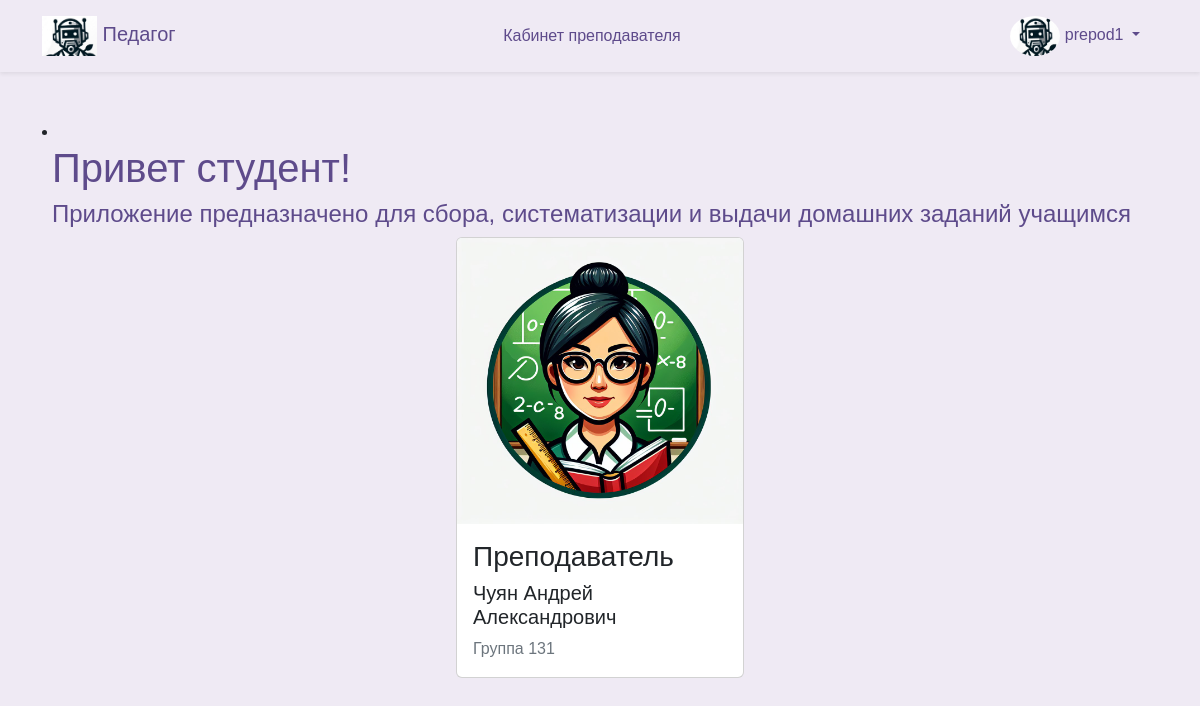
The page / (signed in) on the database its author committed.
### database/models.py (models this page shows, shortened)
class User(Base):
    __tablename__ = "users"
    id = Column(Integer, primary_key=True)
    username = Column(String, unique=True)
    fio = Column(String, default= 'Noname')  # Убрали уникальность
    email = Column(String, unique=True)
    password = Column(String)
    user_type = Column(Enum(UserType), default=UserType.student)
    group_id = Column(Integer, ForeignKey("group.id"), default= 1)
    group = relationship("Group", back_populates="user")
    history_user = relationship("History", back_populates="user_history")

class Group(Base):
    __tablename__ = "group"
    id = Column(Integer, primary_key=True)
    name = Column(String, unique=True, nullable=False)
    user = relationship("User", back_populates="group")

### frontend/router.py (the view)
@router.get("/")
async def get_all_users(
    request: Request,
    user: User = Depends(get_user_or_redirect),
    session: AsyncSession = Depends(get_session),
):
    data = await CRUDUser.get_user_fio(session, user.username)
    data = data
    data = [
        {"id": i, **dct}
        for i, dct in enumerate(data, start=1)
    ]
    print(data)
    users = await CRUDUser.get_all(session)
    groups = await CRUDGroup.get_all(session)
    disciplines = await CRUDDiscipline.get_all(session)
    themes = await CRUDTheme.get_all(session)
    homeworks = await CRUDHomework.get_all(session)
    students = await CRUDUser.get_all(session)
    return templates.TemplateResponse(
        "index.html",
        {
            "request": request,
            "user": user,
            "data": data,
            "users": users,
            "groups": groups,
            "disciplines": disciplines,
            "themes": themes,
            "homeworks": homeworks,
            "students": students,
        },
    )

### frontend/template/index.html (shortened to what this page needs)
{% extends "base/base.html" %}
{% block content %}
{% if user.user_type.value == 'teacher' %}
<li class="nav-item {% if request_path == '/prepod' %}active{% endif %}">
  <a class="nav-link" href="/prepod">
    <div class="row">
      <div class="col-12">
        <h1>Привет студент!</h1>
        <h4>Приложение предназначено для сбора, систематизации и выдачи домашних заданий учащимся</h4>
      </div>
    </div>
    <div class="d-flex justify-content-center">
      <div class="card" style="width: 18rem;">
        <img src="../assets/img/prepod.jpg" class="card-img-top" alt="...">
        <div class="card-body">
          <h3 class="card-title">Преподаватель</h3>
          <h5 class="card-title">{{ data[0]['fio'] }}</h5>
          <p class="card-text">{{ data[0]['group_name'] }}</p>
        </div>
      </div>
    </div>
  </a>
</li>
{% endif %}
{% endblock %}

### frontend/template/base/nav.html (shortened to what this page needs)
<nav class="navbar navbar-expand-lg navbar-light shadow-sm">
    <div class="container">
      <a class="navbar-brand" href="/">
        <img src="/assets/img/logo2.jpg" alt="Педагог Logo" id="brand-logo" style="max-height: 40px;"> Педагог
      </a>
      <div class="collapse navbar-collapse" id="navbarNav">
        {% if user %}
        <ul class="navbar-nav mx-auto">
          {% if user.user_type.value == 'teacher' %}
          <li class="nav-item {% if request_path == '/prepod' %}active{% endif %}">
            <a class="nav-link" href="/prepod">Кабинет преподавателя</a>
          </li>
          {% endif %}
        </ul>
        <ul class="navbar-nav">
          <li class="nav-item dropdown">
            <a class="nav-link dropdown-toggle" href="#" id="navbarDropdownMenuLink" data-bs-toggle="dropdown"
              aria-expanded="false">
              <img src="/assets/img/logo2.jpg" alt="Профиль" style="border-radius: 50%; width: 50px; height: 40px;">
              {{user.username}}
            </a>
          </li>
        </ul>
        {% endif %}
      </div>
    </div>
</nav>

### frontend/assets/css/base.css (style rules this page uses)
body { margin: 0; font-family: 'Nunito Sans', Arial, sans-serif; background-color: #efeaf4; }
.navbar { background-color: rgb(255, 255, 255), 255, 255); box-shadow: 0 4px 6px rgba(0, 0, 0, 0.1); }
.navbar-brand, .nav-link { color: #5e4b8b !important; }
.nav-link { margin: 0 10px; border-radius: 20px; transition: background-color 0.3s, color 0.3s; }
h1 { color: #5e4b8b; }
p { color: #6c757d; }

### rows shown on the page
User: username "prepod1", fio "Чуян Андрей Александрович"
Group: name "Группа 131"
